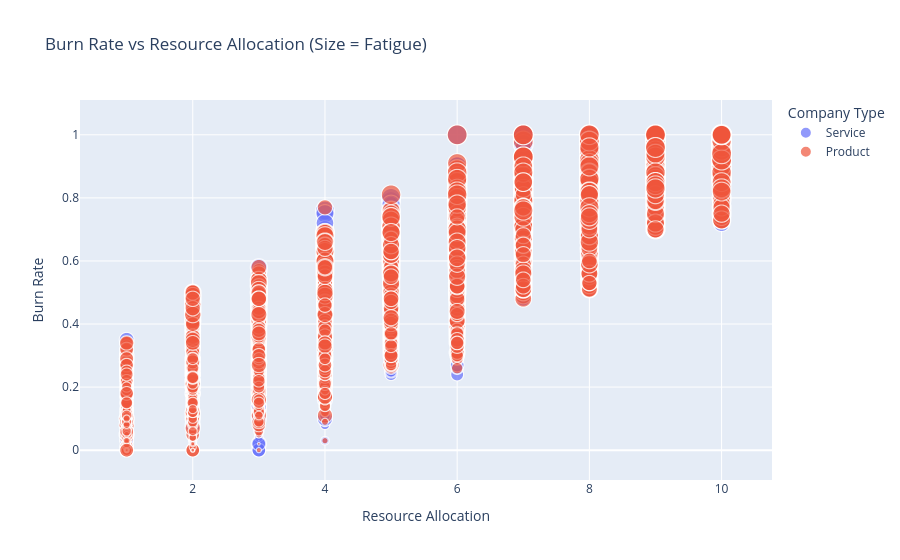

The code cell stored with this chart in its notebook:
### Markdown cell above
## **Burn Rate Distribution by Company Type**
The distribution of burn rate across Service and Product companies appears very similar. Both categories show comparable medians, interquartile ranges, and spread, suggesting that company type does not have a strong influence on employee burnout in this dataset.

### Code cell
df_clean = df.dropna(subset=['Resource Allocation', 'Mental Fatigue Score'])

fig = px.scatter(
    df_clean,
    x='Resource Allocation',
    y='Burn Rate',
    size='Mental Fatigue Score',
    color='Company Type',
    title='Burn Rate vs Resource Allocation (Size = Fatigue)',
    hover_data=[
        'Employee ID',
        'Gender',
        'WFH Setup Available',
        'Designation'
    ]
)

fig.show()

### Figure 1 — Plotly figure (JSON) as saved in the notebook; plotly's stock layout.template omitted (floating-point values rounded to 4 significant figures; data arrays with more than 128 entries replaced by an {"elided": "..."} marker saying what was removed)
{"data": [{"customdata": {"elided": "14124x4 mixed values"}, "hovertemplate": "Company Type=Service<br>Resource Allocation=%{x}<br>Burn Rate=%{y}<br>Mental Fatigue Score=%{marker.size}<br>Employee ID=%{customdata[0]}<br>Gender=%{customdata[1]}<br>WFH Setup Available=%{customdata[2]}<br>Designation=%{customdata[3]}<extra></extra>", "legendgroup": "Service", "marker": {"color": "#636efa", "size": {"elided": "14124 float values"}, "sizemode": "area", "sizeref": 0.025, "symbol": "circle"}, "mode": "markers", "name": "Service", "showlegend": true, "type": "scattergl", "x": {"elided": "14124 float values"}, "xaxis": "x", "y": {"elided": "14124 float values"}, "yaxis": "y"}, {"customdata": {"elided": "7502x4 mixed values"}, "hovertemplate": "Company Type=Product<br>Resource Allocation=%{x}<br>Burn Rate=%{y}<br>Mental Fatigue Score=%{marker.size}<br>Employee ID=%{customdata[0]}<br>Gender=%{customdata[1]}<br>WFH Setup Available=%{customdata[2]}<br>Designation=%{customdata[3]}<extra></extra>", "legendgroup": "Product", "marker": {"color": "#EF553B", "size": {"elided": "7502 float values"}, "sizemode": "area", "sizeref": 0.025, "symbol": "circle"}, "mode": "markers", "name": "Product", "showlegend": true, "type": "scattergl", "x": {"elided": "7502 float values"}, "xaxis": "x", "y": {"elided": "7502 float values"}, "yaxis": "y"}], "layout": {"legend": {"itemsizing": "constant", "title": {"text": "Company Type"}, "tracegroupgap": 0}, "title": {"text": "Burn Rate vs Resource Allocation (Size = Fatigue)"}, "xaxis": {"anchor": "y", "domain": [0, 1], "title": {"text": "Resource Allocation"}}, "yaxis": {"anchor": "x", "domain": [0, 1], "title": {"text": "Burn Rate"}}}}
